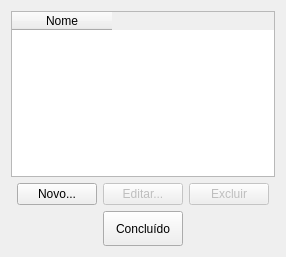
<?xml version="1.0" encoding="UTF-8"?>
<ui version="4.0">
 <class>tipoCampeonato</class>
 <widget class="QWidget" name="tipoCampeonato">
  <property name="geometry">
   <rect>
    <x>0</x>
    <y>0</y>
    <width>269</width>
    <height>257</height>
   </rect>
  </property>
  <property name="windowTitle">
   <string>Gerenciar Tipos de Campeonato</string>
  </property>
  <layout class="QGridLayout" name="gridLayout_2">
   <item row="0" column="0" rowspan="8" colspan="6">
    <layout class="QGridLayout" name="gridLayout">
     <item row="4" column="2">
      <widget class="QPushButton" name="novo_2">
       <property name="sizePolicy">
        <sizepolicy hsizetype="Fixed" vsizetype="Fixed">
         <horstretch>0</horstretch>
         <verstretch>0</verstretch>
        </sizepolicy>
       </property>
       <property name="minimumSize">
        <size>
         <width>0</width>
         <height>35</height>
        </size>
       </property>
       <property name="text">
        <string>Concluído</string>
       </property>
      </widget>
     </item>
     <item row="3" column="3">
      <widget class="QPushButton" name="excluir">
       <property name="enabled">
        <bool>false</bool>
       </property>
       <property name="sizePolicy">
        <sizepolicy hsizetype="Fixed" vsizetype="Fixed">
         <horstretch>0</horstretch>
         <verstretch>0</verstretch>
        </sizepolicy>
       </property>
       <property name="text">
        <string>Excluir</string>
       </property>
      </widget>
     </item>
     <item row="3" column="2">
      <widget class="QPushButton" name="editar">
       <property name="enabled">
        <bool>false</bool>
       </property>
       <property name="sizePolicy">
        <sizepolicy hsizetype="Fixed" vsizetype="Fixed">
         <horstretch>0</horstretch>
         <verstretch>0</verstretch>
        </sizepolicy>
       </property>
       <property name="text">
        <string>Editar...</string>
       </property>
      </widget>
     </item>
     <item row="3" column="0">
      <spacer name="horizontalSpacer">
       <property name="orientation">
        <enum>Qt::Horizontal</enum>
       </property>
       <property name="sizeHint" stdset="0">
        <size>
         <width>40</width>
         <height>20</height>
        </size>
       </property>
      </spacer>
     </item>
     <item row="3" column="1">
      <widget class="QPushButton" name="novo">
       <property name="sizePolicy">
        <sizepolicy hsizetype="Fixed" vsizetype="Fixed">
         <horstretch>0</horstretch>
         <verstretch>0</verstretch>
        </sizepolicy>
       </property>
       <property name="text">
        <string>Novo...</string>
       </property>
      </widget>
     </item>
     <item row="3" column="4">
      <spacer name="horizontalSpacer_2">
       <property name="orientation">
        <enum>Qt::Horizontal</enum>
       </property>
       <property name="sizeHint" stdset="0">
        <size>
         <width>40</width>
         <height>20</height>
        </size>
       </property>
      </spacer>
     </item>
     <item row="2" column="0" colspan="5">
      <widget class="QTableWidget" name="tabela">
       <property name="enabled">
        <bool>true</bool>
       </property>
       <property name="horizontalScrollBarPolicy">
        <enum>Qt::ScrollBarAsNeeded</enum>
       </property>
       <property name="sizeAdjustPolicy">
        <enum>QAbstractScrollArea::AdjustIgnored</enum>
       </property>
       <property name="editTriggers">
        <set>QAbstractItemView::NoEditTriggers</set>
       </property>
       <property name="horizontalScrollMode">
        <enum>QAbstractItemView::ScrollPerPixel</enum>
       </property>
       <column>
        <property name="text">
         <string>Nome</string>
        </property>
       </column>
      </widget>
     </item>
    </layout>
   </item>
  </layout>
 </widget>
 <resources/>
 <connections/>
</ui>
